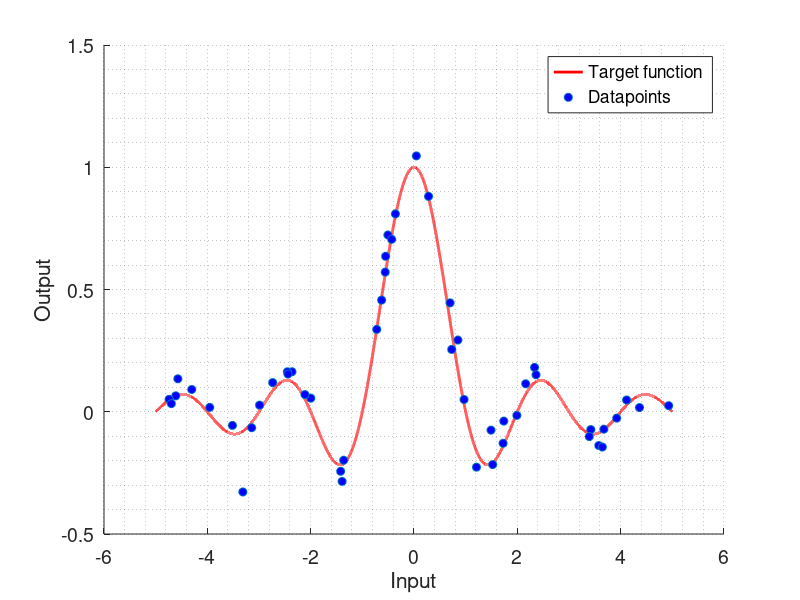

Reproduce this figure in MATLAB.
clc;
clear;
close all;

%%%%%%%%%%%%%%%%%%%%%%%%%%%%%%%%%%%%%%%%%%%%%%%%%%%%%%%%%%%%%%%%%%%%%%%%%%%
%%                                                                       %%
%%                      Artificial Dataset 1                             %%
%%                                                                       %%   
%%%%%%%%%%%%%%%%%%%%%%%%%%%%%%%%%%%%%%%%%%%%%%%%%%%%%%%%%%%%%%%%%%%%%%%%%%%

%% Constants definition
n               = 50;       % Number of datapoints 
variance        = 0.002;    % Gaussian noise variance
pOutliers       = 0.02;     % Proportion of outliers

%% Generating real function
% X interval
x = -5:0.0001:5;
% Output values
y = sinc(x);

%% Selecting N random datapoints (Uniform)
r           = randi([1 length(x)],1,n);           % random points selection
xDataset    = x(r)';                       % selected inputs
yDataset    = y(r)';                       % selected outputs (noise will be added)
yRefDataset = yDataset;                 % selected outputs reference value


%% Adding noise to outputs
% Gaussian noise
std      = sqrt(variance);
yDataset = yDataset + std*randn(n,1);

%% Adding outliers
uOutliersIntensity  = (max(y) - min(y))+ 0.2*(max(y) - min(y));
rOutliers           = randi([1 length(xDataset)],round(n*pOutliers),1);
yDataset(rOutliers) = uOutliersIntensity*(rand(round(n*pOutliers),1)-0.5) + median(y);

%% Plotting generated dataset
figure('Name', 'Artificial dataset 1')
hold on;
grid minor;
set(gca,'FontSize', 14);
plot(x,y, 'r', 'LineWidth', 2);
plot(xDataset, yDataset, 'o', 'MarkerFaceColor', 'b');
xlabel('Input')
ylabel('Output')
legend('Target function', 'Datapoints');

%% Storing in struct and saving
field1 = 'function';
value1 = '@(x)sinc(x)';

field2 = 'numPoints';
value2 = n;

field3 = 'inputs';
value3 = xDataset;

field4 = 'outputs';
value4 = yDataset;

field5 = 'referenceOutputs';
value5 = yRefDataset;

field6 = 'minInput';
value6 = min(x);

field7 = 'maxInput';
value7 = max(x);

Dataset = struct(field1, value1, field2, value2, field3, value3,...
                    field4, value4, field5, value5, field6, value6,...
                    field7, value7);

save('../datasets/dataset_sinc', 'Dataset');